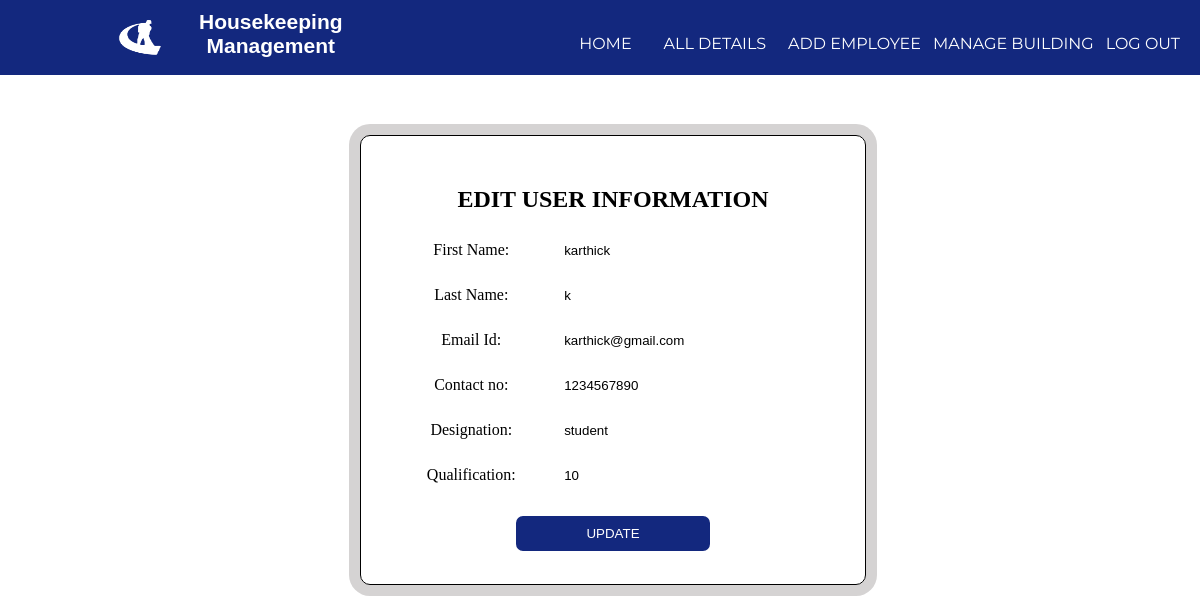
Screenshot of /edit.php?bio_id=192011011 with the database file from the repository.
### tables this page shows
CREATE TABLE `userinfo` (
  `bio_id` int(11) NOT NULL,
  `firstName` varchar(50) NOT NULL,
  `lastName` varchar(50) NOT NULL,
  `email` varchar(50) NOT NULL,
  `qualification` varchar(30) DEFAULT NULL,
  `Designation` varchar(20) NOT NULL,
  `Supervisor` text NOT NULL,
  `contact` varchar(15) DEFAULT NULL,
  `password` varchar(20) DEFAULT NULL,
  `birthday` date DEFAULT NULL,
  `busy` tinyint(4) DEFAULT 0
);

### edit.php (the view, shortened to what this page needs)
<?php
require_once('process/dbh.php');
if (isset($_GET['bio_id'])) {
    $id = $_GET['bio_id'];
    $sql = "SELECT * FROM userinfo WHERE bio_id = ?";
    $stmt = mysqli_prepare($conn, $sql);
    mysqli_stmt_bind_param($stmt, "i", $id);
    mysqli_stmt_execute($stmt);
    $result = mysqli_stmt_get_result($stmt);
    $userinfo = mysqli_fetch_assoc($result);
} else {
    die("Invalid ID");
}
?>
<html>
<head>
    <link rel="stylesheet" type="text/css" href="styleemplogin.css">
</head>
<body>
    <header>
        <nav>
            <img src="logo.png" alt="Description of the image">
            <h1 class="container">Housekeeping <br> Management</h1>
            <ul id="navli">
                <li><a class="homered" href="adminhomepage.html">HOME</a></li>
                <li><a class="homered" href="aloginwel.php">ALL DETAILS</a></li>
                <li><a class="homeblack" href="addemp.php">ADD EMPLOYEE</a></li>
                <li><a class="homeblack" href="building.php">MANAGE BUILDING</a></li>
                <li><a class="homeblack" href="index.html">LOG OUT</a></li>
            </ul>
        </nav>
    </header>
    <div class="page-wrapper bg-blue p-t-100 p-b-100 font-robo">
        <div class="wrapper wrapper--w680">
            <div class="card card-1">
                <div class="card-body">
                        <form method="POST">
                            <h2>EDIT USER INFORMATION</h2>
            <div class="row">
            <label for="firstName">First Name:</label>
            <input type="text" name="firstName" value="<?php echo $userinfo['firstName']; ?>" required><br>
            </div>
            <div class="row">
            <label for="lastName">Last Name:</label>
            <input type="text" name="lastName" value="<?php echo $userinfo['lastName']; ?>" required><br>
            </div>
            <div class="row">
            <label for="email">Email Id:</label>
            <input type="email" name="email" value="<?php echo $userinfo['email']; ?>" required><br>
            </div>
            <div class="row">
            <label for="contact">Contact no:</label>
            <input type="text" name="contact" value="<?php echo $userinfo['contact']; ?>" required><br>
            </div>
            <div class="row">
            <label for="Designation">Designation:</label>
            <input type="text" name="Designation" value="<?php echo $userinfo['Designation']; ?>" required><br>
            </div>
            <div class="row">
            <label for="qualification">Qualification:</label>
            <input type="text" name="qualification" value="<?php echo $userinfo['qualification']; ?>" required><br>
            </div>
        <button type="submit" name="submit">UPDATE</button>
        </form>
                    </div>
                </div>
            </div>
        </div>
</body>
</html>
<html>
<head>
</head>
</body>
</html>

### styleemplogin.css (style rules this page uses)
body { margin: 0px; }
header { background: black; color: white; padding: 8px 20px 6px 40px; height: 50px; }
header h1 { display: inline; font-family: 'Lobster', cursive; font-weight: 400; font-size: 32px; float: left; margin-top: 0px; margin-right: 10px; }
nav ul { display: inline; padding: 0px; float: right; }
nav ul li { display: inline-block; list-style-type: none; color: white; float: left; margin-left: 12px; }
nav ul li a { color: white; text-decoration: none; }
#navli { font-family: 'Montserrat', sans-serif; }
.homered { background-color: #005690; padding: 30px 10px 20px 10px; }

### edit.php (style rules this page uses)
.container { background-color: #13287e; }
header h1 { margin-left: 34px; display: inline; font-family: Poppins, sans-serif; font-weight: bold; font-size: 21px; float: left; margin-top: -8px; margin-right: 58px; }
img { width: 50px; float: left; margin-left: 75px; height: 38px; }
.homered { background-color: #13287e; padding: 30px 10px 20px 10px; }
header { background: #13287e !important; color: white; padding: 18px 20px 53px 40px; height: 4px; }
nav ul li a { color: #00000; text-decoration: none; }
button { border: solid; background-color: #13287e; color: white; }
header { background-color:#005690; }
input { padding: 10px; margin-bottom: 10px; border-radius: 18px; width: 273px; border: 0px; }
body { text-align:center; }
form { box-shadow: 0px 0px 0px 11px #d5d3d3; padding: 30px; color: #000000; width: 37%; margin-left: 30%; border: 1px solid black; border-radius: 10px }
.row { display: flex; justify-content: space-around; align-items: baseline; }
button { padding: 10px; width: 200px; border-radius: 10px; margin-top: 10px; }
label { width:35%; }
.card-body { padding-top: 5%; }

### rows the page displays
userinfo: firstName "karthick", lastName "k", email "karthick@gmail.com", contact "1234567890", Designation "student", qualification "10"
